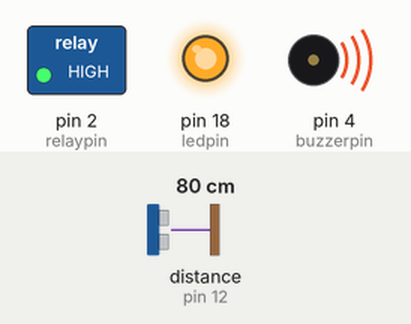
Bench run of a sketch on a simulated Arduino Uno, built with avr-gcc and run on an emulated ATmega328P. On the bench: switched loads named in the sketch (green lamp = pin HIGH), output pins drawn as LEDs (lit = HIGH), buzzer (waves = sounding, pin HIGH). Wiring (inferred from the names in the program): ultrasonic range finder: trigger pin 14; echo pin 12. The inputs (shaded band) are chosen by the test bench; at power-on: distance to the obstacle (sensor on pin 12) 80 cm. The echo pulse lasts 58.3 µs per cm; pins used as bus, display or sensor lines are not drawn.

Above: at 1.3 s.
1.4 s: distance to the obstacle (sensor on pin 12) set to 98 cm
2.9 s: distance to the obstacle (sensor on pin 12) set to 106 cm
At 4.2 s:
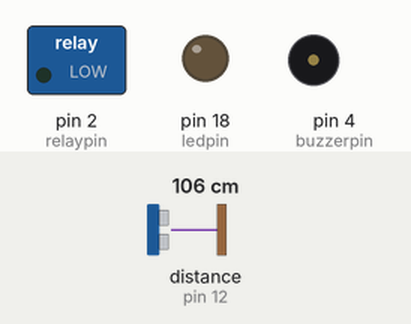
4.5 s: distance to the obstacle (sensor on pin 12) set to 2 cm
At 4.9 s:
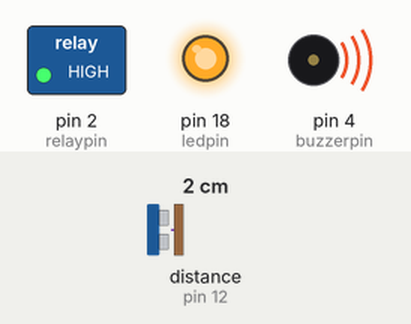
6.0 s: distance to the obstacle (sensor on pin 12) set to 120 cm
At 6.4 s:
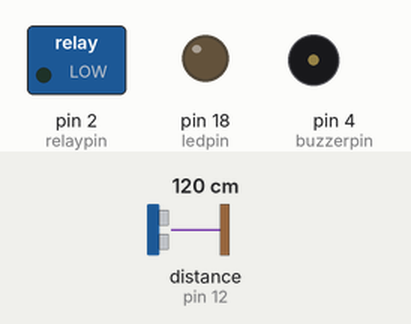
Timing chart, 0 to 8.5 s (numbered marks = the images above; inputs shaded):
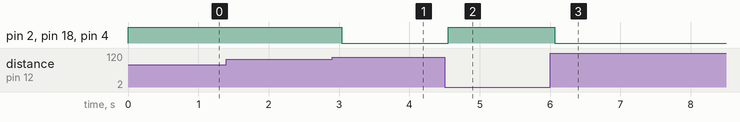

The sketch:

buzzerwithultrasonic.ino
```cpp
  #define trigpin 14
  #define echopin 12
int ledpin=18;
int relaypin=2;
int buzzerpin=4;


  void setup() {
  // put your setup code here, to run once:
 pinMode(trigpin,OUTPUT);
 pinMode(echopin,INPUT);
  pinMode(ledpin,OUTPUT);
  pinMode(2,OUTPUT);
  pinMode(4,OUTPUT);

}

void loop() {
  // put your main code here, to run repeatedly:
 digitalWrite(14,0);
 delayMicroseconds(2);

  digitalWrite(14,LOW);
delayMicroseconds(10);

   digitalWrite(14,HIGH);
    digitalWrite(trigpin,0);

    long duration=pulseIn(12,1);
    long distance=(duration/2)*0.0343;

  if(distance<100)
  {
    digitalWrite(ledpin,HIGH);
    digitalWrite(4,1);
    digitalWrite(2,1);

  }
 else{
   digitalWrite(ledpin,LOW);
    digitalWrite(4,0);
    digitalWrite(2,0);
 }
 delay(500);
}
```

Measured:
- the behaviour switches between 100 and 101 cm on distance to the obstacle (sensor on pin 12) (found by bisection; images 0 and 1)
- after the input at 1.4 s, every drawn part: stays the same
- after the input at 2.9 s, pin 2 (relaypin), pin 18 (ledpin), pin 4 (buzzerpin): HIGH → LOW after 0.14 s
- after the input at 4.5 s, pin 2 (relaypin), pin 18 (ledpin), pin 4 (buzzerpin): LOW → HIGH after 0.06 s
- after the input at 6.0 s, pin 2 (relaypin), pin 18 (ledpin), pin 4 (buzzerpin): HIGH → LOW after 0.06 s
